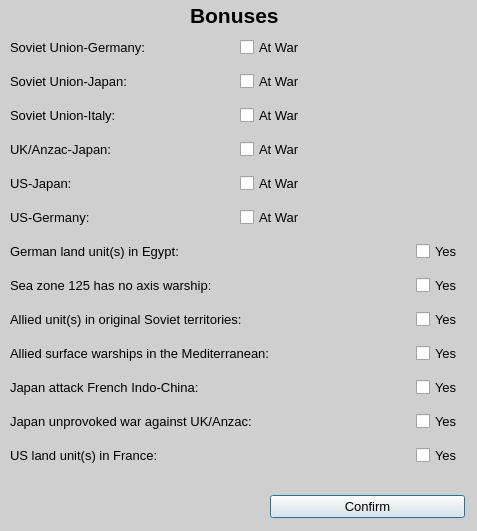
<?xml version="1.0" encoding="UTF-8"?>
<ui version="4.0">
 <class>Bonus</class>
 <widget class="QDialog" name="Bonus">
  <property name="geometry">
   <rect>
    <x>0</x>
    <y>0</y>
    <width>477</width>
    <height>531</height>
   </rect>
  </property>
  <property name="palette">
   <palette>
    <active>
     <colorrole role="Window">
      <brush brushstyle="SolidPattern">
       <color alpha="255">
        <red>207</red>
        <green>207</green>
        <blue>207</blue>
       </color>
      </brush>
     </colorrole>
    </active>
    <inactive>
     <colorrole role="Window">
      <brush brushstyle="SolidPattern">
       <color alpha="255">
        <red>207</red>
        <green>207</green>
        <blue>207</blue>
       </color>
      </brush>
     </colorrole>
    </inactive>
    <disabled>
     <colorrole role="Base">
      <brush brushstyle="SolidPattern">
       <color alpha="255">
        <red>207</red>
        <green>207</green>
        <blue>207</blue>
       </color>
      </brush>
     </colorrole>
     <colorrole role="Window">
      <brush brushstyle="SolidPattern">
       <color alpha="255">
        <red>207</red>
        <green>207</green>
        <blue>207</blue>
       </color>
      </brush>
     </colorrole>
    </disabled>
   </palette>
  </property>
  <property name="font">
   <font>
    <pointsize>10</pointsize>
   </font>
  </property>
  <property name="windowTitle">
   <string>Dialog</string>
  </property>
  <widget class="QLabel" name="label">
   <property name="geometry">
    <rect>
     <x>190</x>
     <y>0</y>
     <width>111</width>
     <height>31</height>
    </rect>
   </property>
   <property name="font">
    <font>
     <pointsize>16</pointsize>
     <bold>true</bold>
    </font>
   </property>
   <property name="text">
    <string>Bonuses</string>
   </property>
  </widget>
  <widget class="QWidget" name="verticalLayoutWidget">
   <property name="geometry">
    <rect>
     <x>10</x>
     <y>30</y>
     <width>453</width>
     <height>450</height>
    </rect>
   </property>
   <layout class="QVBoxLayout" name="verticalLayout">
    <item>
     <layout class="QHBoxLayout" name="horizontalLayout">
      <item>
       <widget class="QLabel" name="label_2">
        <property name="font">
         <font>
          <pointsize>10</pointsize>
          <bold>false</bold>
         </font>
        </property>
        <property name="text">
         <string>Soviet Union-Germany:</string>
        </property>
       </widget>
      </item>
      <item>
       <widget class="QCheckBox" name="ussr_ger_war">
        <property name="text">
         <string>At War</string>
        </property>
       </widget>
      </item>
     </layout>
    </item>
    <item>
     <layout class="QHBoxLayout" name="horizontalLayout_3">
      <item>
       <widget class="QLabel" name="label_4">
        <property name="text">
         <string>Soviet Union-Japan:</string>
        </property>
       </widget>
      </item>
      <item>
       <widget class="QCheckBox" name="ussr_jap">
        <property name="text">
         <string>At War</string>
        </property>
       </widget>
      </item>
     </layout>
    </item>
    <item>
     <layout class="QHBoxLayout" name="horizontalLayout_2">
      <item>
       <widget class="QLabel" name="label_3">
        <property name="text">
         <string>Soviet Union-Italy:</string>
        </property>
       </widget>
      </item>
      <item>
       <widget class="QCheckBox" name="ussr_ita">
        <property name="text">
         <string>At War</string>
        </property>
       </widget>
      </item>
     </layout>
    </item>
    <item>
     <layout class="QHBoxLayout" name="horizontalLayout_4">
      <item>
       <widget class="QLabel" name="label_5">
        <property name="text">
         <string>UK/Anzac-Japan:</string>
        </property>
       </widget>
      </item>
      <item>
       <widget class="QCheckBox" name="uk_jap">
        <property name="text">
         <string>At War</string>
        </property>
       </widget>
      </item>
     </layout>
    </item>
    <item>
     <layout class="QHBoxLayout" name="horizontalLayout_5">
      <item>
       <widget class="QLabel" name="label_6">
        <property name="text">
         <string>US-Japan:</string>
        </property>
       </widget>
      </item>
      <item>
       <widget class="QCheckBox" name="us_jap">
        <property name="text">
         <string>At War</string>
        </property>
       </widget>
      </item>
     </layout>
    </item>
    <item>
     <layout class="QHBoxLayout" name="horizontalLayout_6">
      <item>
       <widget class="QLabel" name="label_7">
        <property name="text">
         <string>US-Germany:</string>
        </property>
       </widget>
      </item>
      <item>
       <widget class="QCheckBox" name="us_ger">
        <property name="text">
         <string>At War</string>
        </property>
       </widget>
      </item>
     </layout>
    </item>
    <item>
     <layout class="QHBoxLayout" name="horizontalLayout_7">
      <item>
       <widget class="QLabel" name="label_8">
        <property name="text">
         <string>German land unit(s) in Egypt:</string>
        </property>
       </widget>
      </item>
      <item>
       <spacer name="horizontalSpacer">
        <property name="orientation">
         <enum>Qt::Horizontal</enum>
        </property>
        <property name="sizeHint" stdset="0">
         <size>
          <width>40</width>
          <height>20</height>
         </size>
        </property>
       </spacer>
      </item>
      <item>
       <widget class="QCheckBox" name="egypt">
        <property name="text">
         <string>Yes</string>
        </property>
       </widget>
      </item>
     </layout>
    </item>
    <item>
     <layout class="QHBoxLayout" name="horizontalLayout_14">
      <item>
       <widget class="QLabel" name="label_14">
        <property name="text">
         <string>Sea zone 125 has no axis warship:</string>
        </property>
       </widget>
      </item>
      <item>
       <spacer name="horizontalSpacer_7">
        <property name="orientation">
         <enum>Qt::Horizontal</enum>
        </property>
        <property name="sizeHint" stdset="0">
         <size>
          <width>40</width>
          <height>20</height>
         </size>
        </property>
       </spacer>
      </item>
      <item>
       <widget class="QCheckBox" name="checkBox">
        <property name="text">
         <string>Yes</string>
        </property>
       </widget>
      </item>
     </layout>
    </item>
    <item>
     <layout class="QHBoxLayout" name="horizontalLayout_8">
      <item>
       <widget class="QLabel" name="label_9">
        <property name="text">
         <string>Allied unit(s) in original Soviet territories:</string>
        </property>
       </widget>
      </item>
      <item>
       <spacer name="horizontalSpacer_2">
        <property name="orientation">
         <enum>Qt::Horizontal</enum>
        </property>
        <property name="sizeHint" stdset="0">
         <size>
          <width>40</width>
          <height>20</height>
         </size>
        </property>
       </spacer>
      </item>
      <item>
       <widget class="QCheckBox" name="allyussr">
        <property name="text">
         <string>Yes</string>
        </property>
       </widget>
      </item>
     </layout>
    </item>
    <item>
     <layout class="QHBoxLayout" name="horizontalLayout_9">
      <item>
       <widget class="QLabel" name="label_10">
        <property name="text">
         <string>Allied surface warships in the Mediterranean:</string>
        </property>
       </widget>
      </item>
      <item>
       <spacer name="horizontalSpacer_3">
        <property name="orientation">
         <enum>Qt::Horizontal</enum>
        </property>
        <property name="sizeHint" stdset="0">
         <size>
          <width>40</width>
          <height>20</height>
         </size>
        </property>
       </spacer>
      </item>
      <item>
       <widget class="QCheckBox" name="mediterranean">
        <property name="text">
         <string>Yes</string>
        </property>
       </widget>
      </item>
     </layout>
    </item>
    <item>
     <layout class="QHBoxLayout" name="horizontalLayout_10">
      <item>
       <widget class="QLabel" name="label_11">
        <property name="text">
         <string>Japan attack French Indo-China:</string>
        </property>
       </widget>
      </item>
      <item>
       <spacer name="horizontalSpacer_4">
        <property name="orientation">
         <enum>Qt::Horizontal</enum>
        </property>
        <property name="sizeHint" stdset="0">
         <size>
          <width>40</width>
          <height>20</height>
         </size>
        </property>
       </spacer>
      </item>
      <item>
       <widget class="QCheckBox" name="indochina">
        <property name="text">
         <string>Yes</string>
        </property>
       </widget>
      </item>
     </layout>
    </item>
    <item>
     <layout class="QHBoxLayout" name="horizontalLayout_11">
      <item>
       <widget class="QLabel" name="label_12">
        <property name="text">
         <string>Japan unprovoked war against UK/Anzac:</string>
        </property>
       </widget>
      </item>
      <item>
       <spacer name="horizontalSpacer_5">
        <property name="orientation">
         <enum>Qt::Horizontal</enum>
        </property>
        <property name="sizeHint" stdset="0">
         <size>
          <width>40</width>
          <height>20</height>
         </size>
        </property>
       </spacer>
      </item>
      <item>
       <widget class="QCheckBox" name="unprovoked">
        <property name="text">
         <string>Yes</string>
        </property>
       </widget>
      </item>
     </layout>
    </item>
    <item>
     <layout class="QHBoxLayout" name="horizontalLayout_12">
      <item>
       <widget class="QLabel" name="label_13">
        <property name="text">
         <string>US land unit(s) in France:</string>
        </property>
       </widget>
      </item>
      <item>
       <spacer name="horizontalSpacer_6">
        <property name="orientation">
         <enum>Qt::Horizontal</enum>
        </property>
        <property name="sizeHint" stdset="0">
         <size>
          <width>40</width>
          <height>20</height>
         </size>
        </property>
       </spacer>
      </item>
      <item>
       <widget class="QCheckBox" name="usfra">
        <property name="text">
         <string>Yes</string>
        </property>
       </widget>
      </item>
     </layout>
    </item>
   </layout>
  </widget>
  <widget class="QWidget" name="horizontalLayoutWidget_13">
   <property name="geometry">
    <rect>
     <x>270</x>
     <y>490</y>
     <width>195</width>
     <height>33</height>
    </rect>
   </property>
   <layout class="QHBoxLayout" name="horizontalLayout_13">
    <item>
     <widget class="QPushButton" name="okButton">
      <property name="text">
       <string>Confirm</string>
      </property>
      <property name="default">
       <bool>true</bool>
      </property>
      <property name="flat">
       <bool>false</bool>
      </property>
     </widget>
    </item>
   </layout>
  </widget>
 </widget>
 <resources/>
 <connections/>
</ui>
